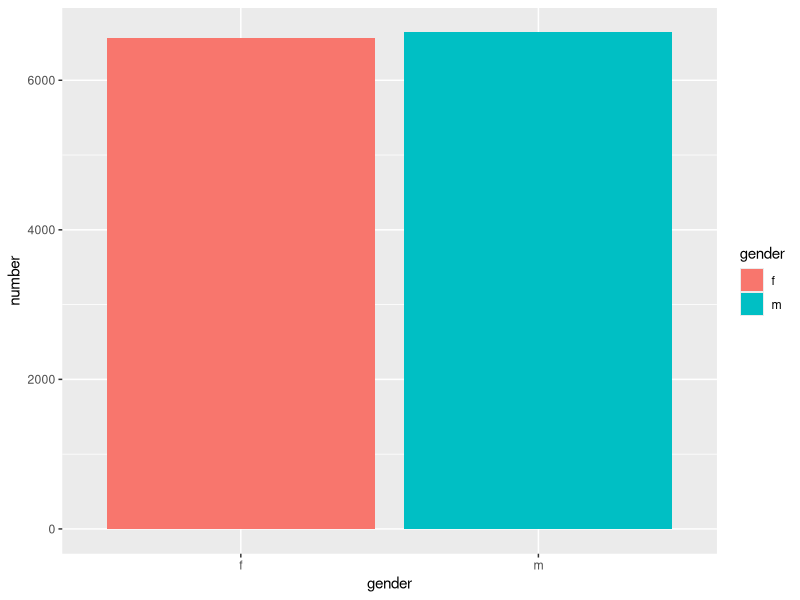

Write the R code that produced this figure.
require(tidyverse)

colnames(who) <- gsub("newrel", "new_rel", colnames(who))

##################
## tibbles

who

##################
## tidyr

## wide to long
gather(who)

who_long <- gather(who, group, cases, -country, -iso2, -iso3, -year)
who_long <- na.omit(who_long)

## long to wide
spread(who_long, key = group, value = cases)

## separate
separate(who_long, col = group, sep = "_", into = c("new", "pos", "patient"))

who_long <- separate(who_long, col = group, sep = "_", into = c("new", "pos", "patient"), remove = FALSE)



##################
## dplyr

filter(who_long, year <= 2000)
filter(who_long, year <= 2000, country == "Afghanistan")

arrange(who_long, cases)
arrange(who_long, desc(cases))

select(who_long, country, cases, year)
select(who_long, country, number = cases, year)
select(who_long, -group)

mutate(who_long, log_cases = log(1 + cases), cases2 = exp(log_cases) - 1)

summarise(who_long, m = mean(cases))

who_long <- mutate(who_long, gender = substr(patient, 1, 1))


who_long_by_country <- group_by(who_long, country)
summarise(who_long_by_country, m = mean(cases))
summarise(who_long_by_country, m = mean(cases), number = n())
summarise(who_long_by_country, m = mean(cases), log_mean = log(m))

who_long_by_country_gender <- group_by(who_long, country, gender)
summarise(who_long_by_country_gender, m = mean(cases))

###################
## magrittr

who_long %>% group_by(country) %>% summarise(number = n(), m = mean(cases))

who_long %>% 
    filter(year <= 2000) %>% 
    group_by(country) %>% 
    summarise(number = n(), m = mean(cases))

####################
## ggplot2

who_long %>% 
    filter(year <= 2000) %>% 
    group_by(gender) %>% 
    summarise(number = n()) %>% 
    ggplot(aes(x = gender, y = number, fill = gender)) + geom_bar(stat = "identity")


